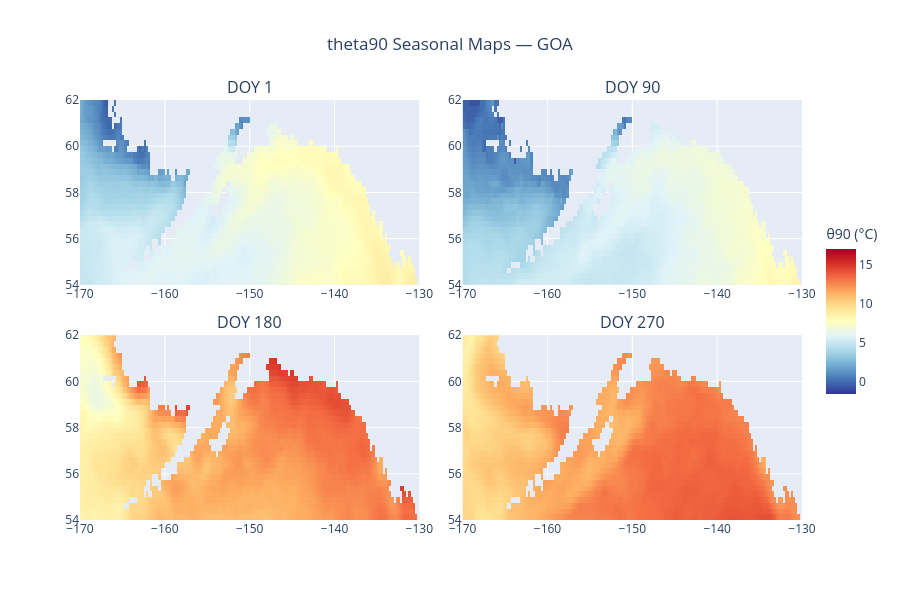

The code cell stored with this chart in its notebook:
### Markdown cell above
## 5. Seasonal snapshot maps (theta90 DOY 1, 90, 180, 270)

### Code cell
doy_labels = {1: 'DOY 1', 90: 'DOY 90', 180: 'DOY 180', 270: 'DOY 270'}
fig4 = make_subplots(rows=2, cols=2, subplot_titles=list(doy_labels.values()),
                     vertical_spacing=0.12, horizontal_spacing=0.06)

vmin = float(theta90.min())
vmax = float(theta90.max())

for i, (doy, label) in enumerate(doy_labels.items()):
    row = i // 2 + 1
    col = i %  2 + 1
    z = theta90.sel(doy=doy).values
    fig4.add_trace(go.Heatmap(
        z=z, x=lons, y=lats,
        colorscale='RdYlBu_r', zmin=vmin, zmax=vmax,
        showscale=(i == 1),
        colorbar=dict(title='θ90 (°C)', len=0.45, x=1.02) if i==1 else {}
    ), row=row, col=col)

fig4.update_layout(title_text='theta90 Seasonal Maps — GOA', title_x=0.5,
                   height=600, width=900)
fig4.show()

### Figure 1 — Plotly figure (JSON) as saved in the notebook; plotly's stock layout.template omitted (floating-point values rounded to 4 significant figures; data arrays with more than 128 entries replaced by an {"elided": "..."} marker saying what was removed)
{"data": [{"colorscale": [[0, "rgb(49,54,149)"], [0.1, "rgb(69,117,180)"], [0.2, "rgb(116,173,209)"], [0.3, "rgb(171,217,233)"], [0.4, "rgb(224,243,248)"], [0.5, "rgb(255,255,191)"], [0.6, "rgb(254,224,144)"], [0.7, "rgb(253,174,97)"], [0.8, "rgb(244,109,67)"], [0.9, "rgb(215,48,39)"], [1, "rgb(165,0,38)"]], "showscale": false, "type": "heatmap", "x": {"elided": "160 float values"}, "xaxis": "x", "y": [54.12, 54.38, 54.62, 54.88, 55.12, 55.38, 55.62, 55.88, 56.12, 56.38, 56.62, 56.88, 57.12, 57.38, 57.62, 57.88, 58.12, 58.38, 58.62, 58.88, 59.12, 59.38, 59.62, 59.88, 60.12, 60.38, 60.62, 60.88, 61.12, 61.38, 61.62, 61.88], "yaxis": "y", "z": {"elided": "32x160 float values"}, "zmax": 16.9, "zmin": -1.68}, {"colorbar": {"len": 0.45, "title": {"text": "θ90 (°C)"}, "x": 1.02}, "colorscale": [[0, "rgb(49,54,149)"], [0.1, "rgb(69,117,180)"], [0.2, "rgb(116,173,209)"], [0.3, "rgb(171,217,233)"], [0.4, "rgb(224,243,248)"], [0.5, "rgb(255,255,191)"], [0.6, "rgb(254,224,144)"], [0.7, "rgb(253,174,97)"], [0.8, "rgb(244,109,67)"], [0.9, "rgb(215,48,39)"], [1, "rgb(165,0,38)"]], "showscale": true, "type": "heatmap", "x": {"elided": "160 float values"}, "xaxis": "x2", "y": [54.12, 54.38, 54.62, 54.88, 55.12, 55.38, 55.62, 55.88, 56.12, 56.38, 56.62, 56.88, 57.12, 57.38, 57.62, 57.88, 58.12, 58.38, 58.62, 58.88, 59.12, 59.38, 59.62, 59.88, 60.12, 60.38, 60.62, 60.88, 61.12, 61.38, 61.62, 61.88], "yaxis": "y2", "z": {"elided": "32x160 float values"}, "zmax": 16.9, "zmin": -1.68}, {"colorscale": [[0, "rgb(49,54,149)"], [0.1, "rgb(69,117,180)"], [0.2, "rgb(116,173,209)"], [0.3, "rgb(171,217,233)"], [0.4, "rgb(224,243,248)"], [0.5, "rgb(255,255,191)"], [0.6, "rgb(254,224,144)"], [0.7, "rgb(253,174,97)"], [0.8, "rgb(244,109,67)"], [0.9, "rgb(215,48,39)"], [1, "rgb(165,0,38)"]], "showscale": false, "type": "heatmap", "x": {"elided": "160 float values"}, "xaxis": "x3", "y": [54.12, 54.38, 54.62, 54.88, 55.12, 55.38, 55.62, 55.88, 56.12, 56.38, 56.62, 56.88, 57.12, 57.38, 57.62, 57.88, 58.12, 58.38, 58.62, 58.88, 59.12, 59.38, 59.62, 59.88, 60.12, 60.38, 60.62, 60.88, 61.12, 61.38, 61.62, 61.88], "yaxis": "y3", "z": {"elided": "32x160 float values"}, "zmax": 16.9, "zmin": -1.68}, {"colorscale": [[0, "rgb(49,54,149)"], [0.1, "rgb(69,117,180)"], [0.2, "rgb(116,173,209)"], [0.3, "rgb(171,217,233)"], [0.4, "rgb(224,243,248)"], [0.5, "rgb(255,255,191)"], [0.6, "rgb(254,224,144)"], [0.7, "rgb(253,174,97)"], [0.8, "rgb(244,109,67)"], [0.9, "rgb(215,48,39)"], [1, "rgb(165,0,38)"]], "showscale": false, "type": "heatmap", "x": {"elided": "160 float values"}, "xaxis": "x4", "y": [54.12, 54.38, 54.62, 54.88, 55.12, 55.38, 55.62, 55.88, 56.12, 56.38, 56.62, 56.88, 57.12, 57.38, 57.62, 57.88, 58.12, 58.38, 58.62, 58.88, 59.12, 59.38, 59.62, 59.88, 60.12, 60.38, 60.62, 60.88, 61.12, 61.38, 61.62, 61.88], "yaxis": "y4", "z": {"elided": "32x160 float values"}, "zmax": 16.9, "zmin": -1.68}], "layout": {"annotations": [{"font": {"size": 16}, "showarrow": false, "text": "DOY 1", "x": 0.235, "xanchor": "center", "xref": "paper", "y": 1, "yanchor": "bottom", "yref": "paper"}, {"font": {"size": 16}, "showarrow": false, "text": "DOY 90", "x": 0.765, "xanchor": "center", "xref": "paper", "y": 1, "yanchor": "bottom", "yref": "paper"}, {"font": {"size": 16}, "showarrow": false, "text": "DOY 180", "x": 0.235, "xanchor": "center", "xref": "paper", "y": 0.44, "yanchor": "bottom", "yref": "paper"}, {"font": {"size": 16}, "showarrow": false, "text": "DOY 270", "x": 0.765, "xanchor": "center", "xref": "paper", "y": 0.44, "yanchor": "bottom", "yref": "paper"}], "height": 600, "title": {"text": "theta90 Seasonal Maps — GOA", "x": 0.5}, "width": 900, "xaxis": {"anchor": "y", "domain": [0, 0.47]}, "xaxis2": {"anchor": "y2", "domain": [0.53, 1]}, "xaxis3": {"anchor": "y3", "domain": [0, 0.47]}, "xaxis4": {"anchor": "y4", "domain": [0.53, 1]}, "yaxis": {"anchor": "x", "domain": [0.56, 1]}, "yaxis2": {"anchor": "x2", "domain": [0.56, 1]}, "yaxis3": {"anchor": "x3", "domain": [0, 0.44]}, "yaxis4": {"anchor": "x4", "domain": [0, 0.44]}}}
